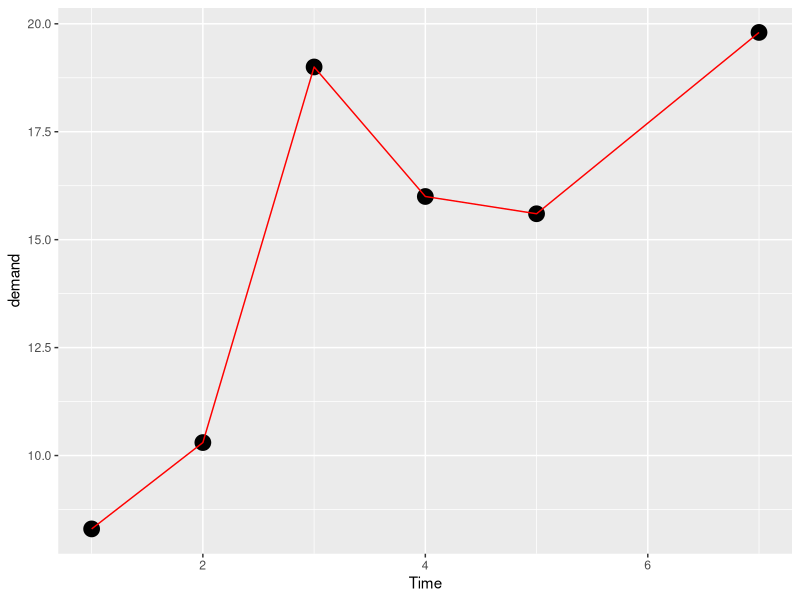
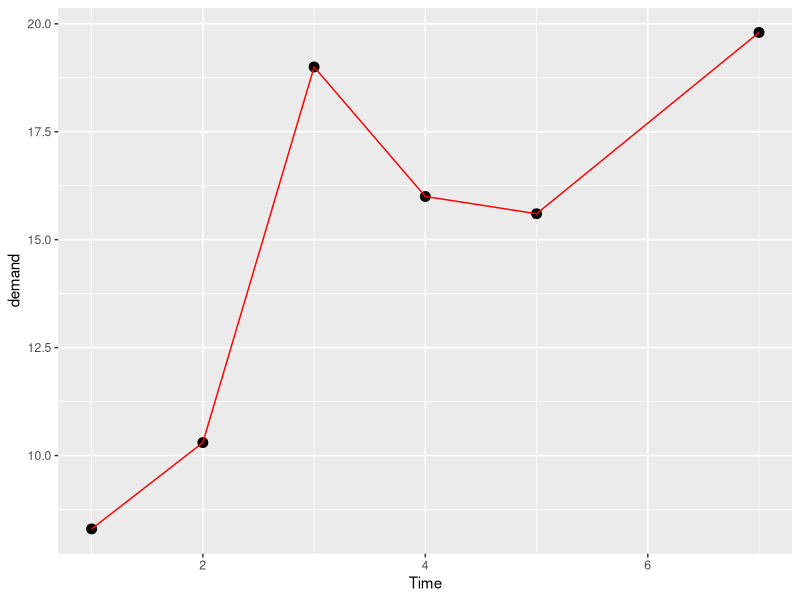
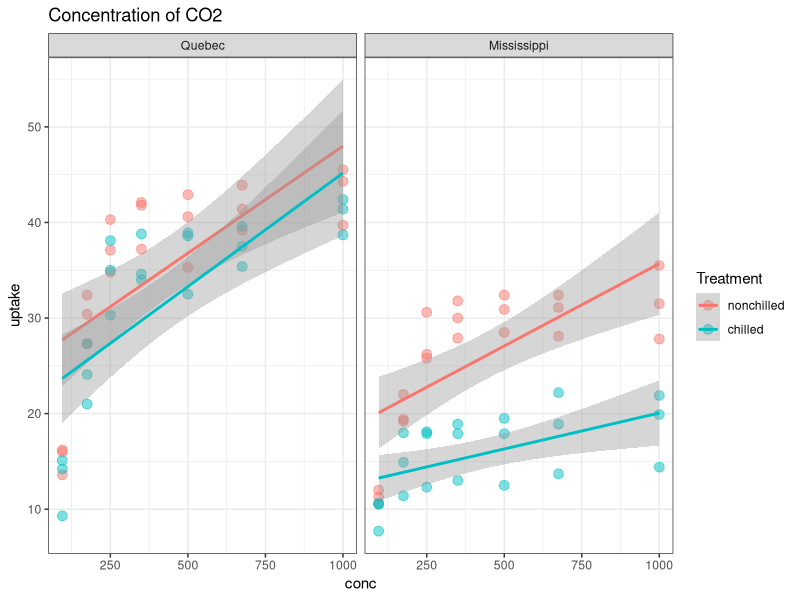
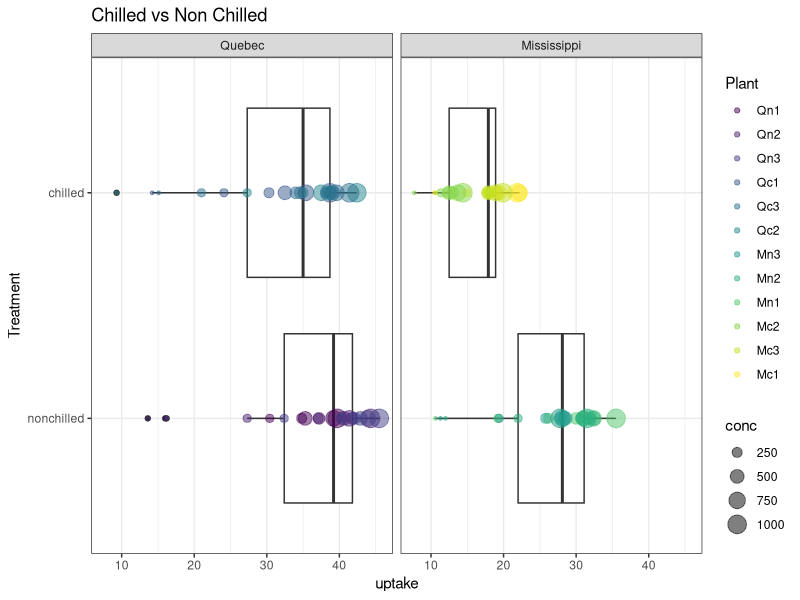
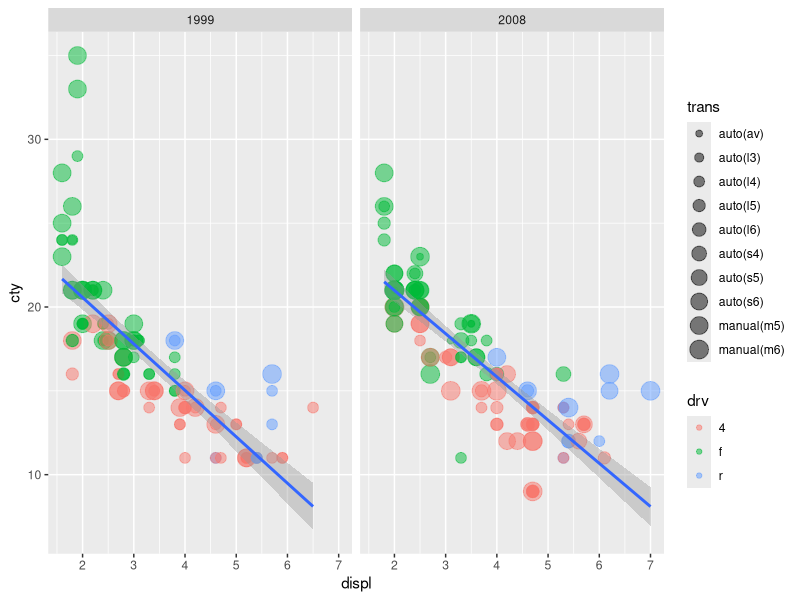

The R source for these figures, in order:
library(ggplot2)
library(tidyr)


#  Tests
print("hello world")
y <- c(1, 2, 3)


# Check the data available in R
data()
# ?BOD <-- Run this command in R terminal


# --- ggplot example 1 (from example datasets) ---
ggplot(data = BOD, # Dataset.
       mapping = aes(x = Time, # Mapping the x and y axis.
                     y = demand)) +
  geom_point(size = 5) + # Displaying geometric points
  # and specifying the size.
  geom_line(colour = "red") # Displaying a line and specifying the colour.

# --- ggplot example 2 (from example datasets) ---
ggplot(BOD, aes(Time, demand)) + # ggplot assumes the BOD ref is for the
  # dataframe. It will also assume the first aes parameter is x and
  # the second is y.
  geom_point(size = 3) +
  geom_line(color = "red")
View(CO2)


# --- ggplot example 3 -> using tidyverse scatter plot ---
CO2 %>%
  ggplot(aes(conc, uptake,
             color = Treatment)) +
  geom_point(size = 3, alpha = 0.5) +
  geom_smooth(method = lm, se = TRUE) + # Smoothung method and confidence off.
  facet_wrap(~Type) +
  labs(title = "Concentration of CO2") +
  theme_bw()

# --- ggplot example 4 -> creating a boxplot ---#
CO2 %>%
  ggplot(aes(Treatment, uptake)) +
  geom_boxplot() +
  geom_point(alpha = 0.5, aes(size = conc, color = Plant)) + # this is mapping
  # the size of each data point based on the concentration.
  # also, each plant will have a color.
  facet_wrap(~Type) +
  coord_flip() + # Flips the plot on its side
  theme_bw() + # Theme of the plot frame.
  labs(title = "Chilled vs Non Chilled")


View(mpg)
# --- ggplot example 5 -> scatter plot for mpg data ---#
class(mpg) # Checking the class type, which is <data.frame>
str(mpg) # Another way to check data type

colnames(mpg) # Checking the name of the columns

sum(is.na(mpg$cty))

mpg %>% # Pipe operator for mpg data.
  # filter(mpg$cty < 25) %>% # Using pipe again to filter outliers.
  ggplot(aes(displ, cty)) +
  geom_point(aes(colour = drv, size = trans),
             alpha = 0.5) +
  geom_smooth(method = lm) +
  facet_wrap(~year, nrow = 1)
# The colour gets
# mapped to the drive and the size is dependent on the transmission.
